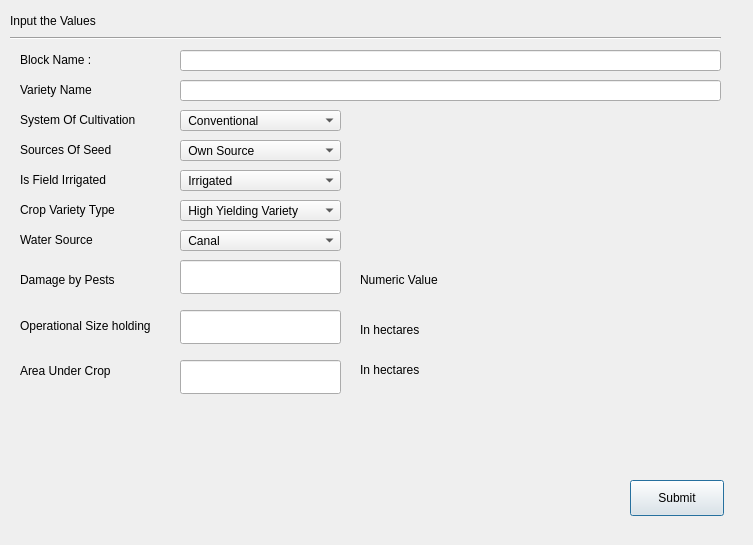
<?xml version="1.0" encoding="UTF-8"?>
<ui version="4.0">
 <class>AgriculturePredictionModel</class>
 <widget class="QDialog" name="AgriculturePredictionModel">
  <property name="geometry">
   <rect>
    <x>0</x>
    <y>0</y>
    <width>753</width>
    <height>545</height>
   </rect>
  </property>
  <property name="windowTitle">
   <string>Agriculture Prediction Model</string>
  </property>
  <widget class="QLabel" name="label">
   <property name="geometry">
    <rect>
     <x>10</x>
     <y>10</y>
     <width>191</width>
     <height>21</height>
    </rect>
   </property>
   <property name="text">
    <string>Input the Values</string>
   </property>
  </widget>
  <widget class="QLabel" name="label_2">
   <property name="geometry">
    <rect>
     <x>20</x>
     <y>50</y>
     <width>111</width>
     <height>20</height>
    </rect>
   </property>
   <property name="text">
    <string>Block Name :</string>
   </property>
  </widget>
  <widget class="QLabel" name="label_3">
   <property name="geometry">
    <rect>
     <x>20</x>
     <y>80</y>
     <width>111</width>
     <height>20</height>
    </rect>
   </property>
   <property name="text">
    <string>Variety Name </string>
   </property>
  </widget>
  <widget class="QLabel" name="label_4">
   <property name="geometry">
    <rect>
     <x>20</x>
     <y>110</y>
     <width>161</width>
     <height>20</height>
    </rect>
   </property>
   <property name="text">
    <string>System Of Cultivation</string>
   </property>
  </widget>
  <widget class="QLabel" name="label_5">
   <property name="geometry">
    <rect>
     <x>20</x>
     <y>140</y>
     <width>161</width>
     <height>20</height>
    </rect>
   </property>
   <property name="text">
    <string>Sources Of Seed </string>
   </property>
  </widget>
  <widget class="QPushButton" name="pushButton">
   <property name="geometry">
    <rect>
     <x>630</x>
     <y>480</y>
     <width>94</width>
     <height>36</height>
    </rect>
   </property>
   <property name="text">
    <string>Submit</string>
   </property>
  </widget>
  <widget class="QLabel" name="label_6">
   <property name="geometry">
    <rect>
     <x>20</x>
     <y>170</y>
     <width>141</width>
     <height>20</height>
    </rect>
   </property>
   <property name="text">
    <string>Is Field Irrigated</string>
   </property>
  </widget>
  <widget class="QComboBox" name="comboBox">
   <property name="geometry">
    <rect>
     <x>180</x>
     <y>110</y>
     <width>161</width>
     <height>21</height>
    </rect>
   </property>
   <item>
    <property name="text">
     <string> Conventional</string>
    </property>
   </item>
   <item>
    <property name="text">
     <string> SRi</string>
    </property>
   </item>
  </widget>
  <widget class="QComboBox" name="comboBox_2">
   <property name="geometry">
    <rect>
     <x>180</x>
     <y>140</y>
     <width>161</width>
     <height>21</height>
    </rect>
   </property>
   <item>
    <property name="text">
     <string> Own Source</string>
    </property>
   </item>
   <item>
    <property name="text">
     <string> Departmental Source</string>
    </property>
   </item>
   <item>
    <property name="text">
     <string> Private Source</string>
    </property>
   </item>
  </widget>
  <widget class="QComboBox" name="comboBox_3">
   <property name="geometry">
    <rect>
     <x>180</x>
     <y>170</y>
     <width>161</width>
     <height>21</height>
    </rect>
   </property>
   <item>
    <property name="text">
     <string> Irrigated</string>
    </property>
   </item>
   <item>
    <property name="text">
     <string> Un-irrigated</string>
    </property>
   </item>
   <item>
    <property name="text">
     <string> Rainfed</string>
    </property>
   </item>
   <item>
    <property name="text">
     <string> No</string>
    </property>
   </item>
  </widget>
  <widget class="QComboBox" name="comboBox_4">
   <property name="geometry">
    <rect>
     <x>180</x>
     <y>200</y>
     <width>161</width>
     <height>21</height>
    </rect>
   </property>
   <item>
    <property name="text">
     <string> High Yielding Variety</string>
    </property>
   </item>
   <item>
    <property name="text">
     <string> Local</string>
    </property>
   </item>
   <item>
    <property name="text">
     <string> Hybrid</string>
    </property>
   </item>
  </widget>
  <widget class="QLabel" name="label_7">
   <property name="geometry">
    <rect>
     <x>20</x>
     <y>200</y>
     <width>141</width>
     <height>20</height>
    </rect>
   </property>
   <property name="text">
    <string>Crop Variety Type</string>
   </property>
  </widget>
  <widget class="QLabel" name="label_8">
   <property name="geometry">
    <rect>
     <x>20</x>
     <y>230</y>
     <width>141</width>
     <height>20</height>
    </rect>
   </property>
   <property name="text">
    <string>Water Source</string>
   </property>
  </widget>
  <widget class="QComboBox" name="comboBox_5">
   <property name="geometry">
    <rect>
     <x>180</x>
     <y>230</y>
     <width>161</width>
     <height>21</height>
    </rect>
   </property>
   <item>
    <property name="text">
     <string> Canal</string>
    </property>
   </item>
   <item>
    <property name="text">
     <string> Submersible Pump</string>
    </property>
   </item>
   <item>
    <property name="text">
     <string> Tank</string>
    </property>
   </item>
   <item>
    <property name="text">
     <string> None</string>
    </property>
   </item>
   <item>
    <property name="text">
     <string> Other</string>
    </property>
   </item>
  </widget>
  <widget class="Line" name="line">
   <property name="geometry">
    <rect>
     <x>10</x>
     <y>30</y>
     <width>711</width>
     <height>16</height>
    </rect>
   </property>
   <property name="orientation">
    <enum>Qt::Horizontal</enum>
   </property>
  </widget>
  <widget class="QLabel" name="label_9">
   <property name="geometry">
    <rect>
     <x>20</x>
     <y>269</y>
     <width>141</width>
     <height>21</height>
    </rect>
   </property>
   <property name="text">
    <string>Damage by Pests</string>
   </property>
  </widget>
  <widget class="QLabel" name="label_10">
   <property name="geometry">
    <rect>
     <x>360</x>
     <y>270</y>
     <width>131</width>
     <height>20</height>
    </rect>
   </property>
   <property name="text">
    <string>Numeric Value</string>
   </property>
  </widget>
  <widget class="QLabel" name="label_11">
   <property name="geometry">
    <rect>
     <x>20</x>
     <y>310</y>
     <width>141</width>
     <height>31</height>
    </rect>
   </property>
   <property name="text">
    <string>Operational Size holding</string>
   </property>
  </widget>
  <widget class="QLabel" name="label_12">
   <property name="geometry">
    <rect>
     <x>360</x>
     <y>320</y>
     <width>101</width>
     <height>20</height>
    </rect>
   </property>
   <property name="text">
    <string>In hectares</string>
   </property>
  </widget>
  <widget class="QLabel" name="label_13">
   <property name="geometry">
    <rect>
     <x>20</x>
     <y>360</y>
     <width>141</width>
     <height>21</height>
    </rect>
   </property>
   <property name="text">
    <string>Area Under Crop</string>
   </property>
  </widget>
  <widget class="QLabel" name="label_14">
   <property name="geometry">
    <rect>
     <x>360</x>
     <y>360</y>
     <width>81</width>
     <height>20</height>
    </rect>
   </property>
   <property name="text">
    <string>In hectares</string>
   </property>
  </widget>
  <widget class="QLineEdit" name="lineEdit">
   <property name="geometry">
    <rect>
     <x>180</x>
     <y>80</y>
     <width>541</width>
     <height>21</height>
    </rect>
   </property>
  </widget>
  <widget class="QLineEdit" name="lineEdit_2">
   <property name="geometry">
    <rect>
     <x>180</x>
     <y>50</y>
     <width>541</width>
     <height>21</height>
    </rect>
   </property>
  </widget>
  <widget class="QLineEdit" name="lineEdit_3">
   <property name="geometry">
    <rect>
     <x>180</x>
     <y>260</y>
     <width>161</width>
     <height>34</height>
    </rect>
   </property>
  </widget>
  <widget class="QLineEdit" name="lineEdit_4">
   <property name="geometry">
    <rect>
     <x>180</x>
     <y>310</y>
     <width>161</width>
     <height>34</height>
    </rect>
   </property>
  </widget>
  <widget class="QLineEdit" name="lineEdit_5">
   <property name="geometry">
    <rect>
     <x>180</x>
     <y>360</y>
     <width>161</width>
     <height>34</height>
    </rect>
   </property>
  </widget>
 </widget>
 <resources/>
 <connections/>
</ui>
